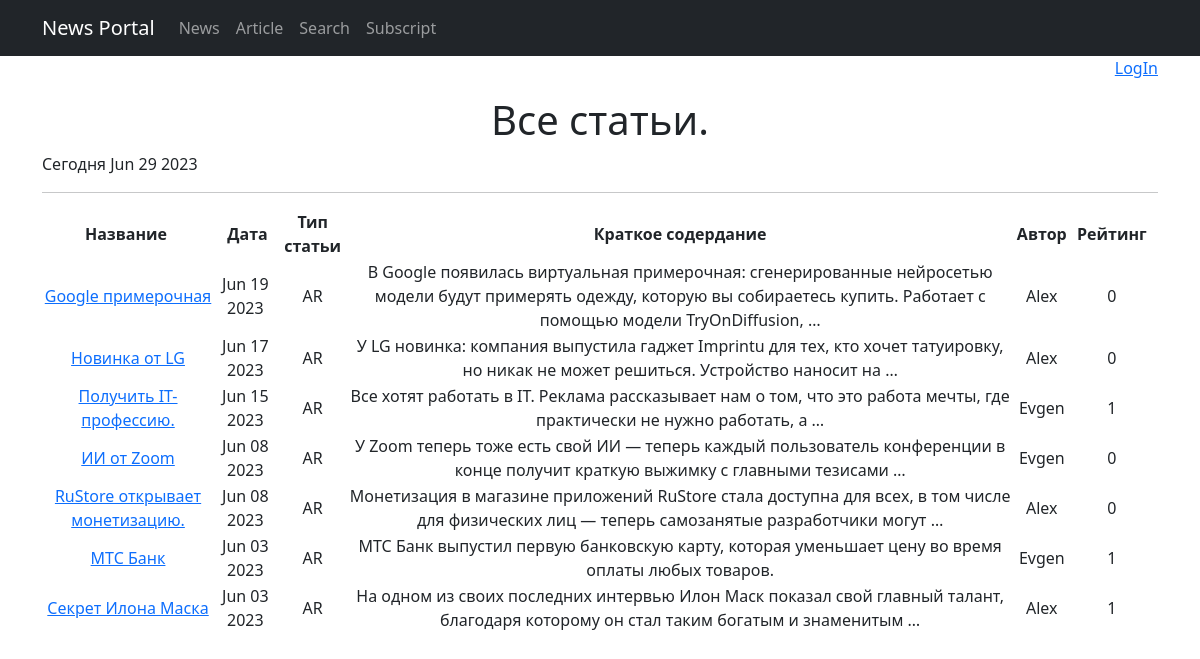
The app's page /article/ with its own data.
### news/models.py (models this page shows, shortened)
class Post(models.Model):
    postAuthor = models.ForeignKey(Author, on_delete=models.CASCADE)
    NEWS = 'NW'
    ARTICLE = 'AR'
    choose_post = (
        (NEWS, "Новость"),
        (ARTICLE, "Статья")
    )
    postType = models.CharField(max_length=2, choices=choose_post, default=NEWS)
    date_creation = models.DateTimeField(auto_now_add=True)
    postCategory = models.ManyToManyField(Category, through='PostCategory')
    title = models.CharField(max_length=128)
    text = models.TextField()
    rating = models.SmallIntegerField(default=0)
    def get_absolute_url(self):
        return reverse('news_detail', args=[str(self.id)])

class Author(models.Model):
    authorUser = models.OneToOneField(User, on_delete=models.CASCADE)
    rating = models.SmallIntegerField(default=0)

### news/views.py (the view)
# urls.py: path('article/', ArticleList.as_view()),
class ArticleList(ListView):
    model = Post
    ordering = 'postType'
    template_name = 'article.html'
    context_object_name = 'newses'
    def get_context_data(self, **kwargs):
        context = super().get_context_data(**kwargs)
        context['is_author'] = self.request.user.groups.filter(name='Authors').exists()
        context['is_authent'] = self.request.user.is_authenticated
        context['time_now'] = datetime.utcnow()
        return context

### templates/article.html (shortened to what this page needs)
{% extends 'flatpages/default.html' %}
{% load custom_filters %}
{% load custom_tegs %}
{% block content %}
{% if is_author %}
    <p style="text-align: right;">Вы вошли как автор: {{ request.user.username }}</p>
    <p style="text-align: right;"><a href="{% url 'logout' %}">LogOut</a> </p>
{% elif is_authent and not is_author %}
    <p style="text-align: right;">Вы вошли как пользователь: {{ request.user.username }}</p>
    <p style="text-align: right;"><a href="{% url 'logout' %}">LogOut</a> </p>
{% else %}
    <p style="text-align: right;">
    <a href="http://127.0.0.1:8000/accounts/login">LogIn</a>
    </p>
{% endif %}
<h1>Все статьи.</h1>
<p style="text-align: left;">Сегодня {{ time_now|date:'M d Y' }}</p>
<hr>
    {% if newses %}
        <table style="width:100%">
            <tr>
                <th>Название&nbsp;</th>
                <th>&nbsp;Дата</th>
                <th> Тип статьи </th>
                <th>&nbsp;Краткое содердание&nbsp;</th>
                <th>&nbsp;Автор&nbsp;</th>
                <th>&nbsp;Рейтинг&nbsp;</th>
            </tr>
            {% for news in newses|dictsortreversed:'date_creation' %}
                {% if news.postType == 'AR'%}
            <tr>
                <td><a href="{{ news.get_absolute_url }}">{{ news.title}}</a></td>
                <td>{{ news.date_creation|date:'M d Y' }}</td>
                <td>{{ news.postType }}</td>
                <td>{{ news.text|truncatewords:20 }}</td>
                <td>{{ news.postAuthor.authorUser.username }}</td>
                <td>{{ news.rating }}</td>
                <td><p>&nbsp;</p></td>
            </tr>
                {% endif %}
            {% endfor %}
        </table>
    {% else %}
       <h2>Новостей нет!</h2>
    {% endif %}
    <p>&nbsp;</p>
{% endblock content %}

### templates/flatpages/default.html (shortened to what this page needs)
<!DOCTYPE html>
<html lang="en">
    <head>
        {% load static %}
        <link href="{% static 'css/styles.css' %}" rel="stylesheet" />
    </head>
    <body>
        <nav class="navbar navbar-expand-lg navbar-dark bg-dark static-top">
            <div class="container">
                <a class="navbar-brand" href="#">News Portal</a>
                <div class="collapse navbar-collapse" id="navbarResponsive">
                    <ul class="navbar-nav ml-auto">
                        <li class="nav-item active">
                            <a class="nav-link" href="/news/">News
                            </a>
                        </li>
                        <li class="nav-item active">
                            <a class="nav-link" href="/article/">Article</a>
                        </li>
                        <li class="nav-item active">
                            <a class="nav-link" href="/news/search/">Search</a>
                        </li>
                        <li class="nav-item active">
                            <a class="nav-link" href="/subscriptions">Subscript</a>
                        </li>
                    </ul>
                </div>
            </div>
        </nav>
        <div class="container">
           <div class="row">
               <div class="col-lg-12 text-center">
                   {% block content %}{% endblock content %}
               </div>
           </div>
        </div>
    </body>
</html>

### records on screen
Post: title "Google примерочная", date_creation "Jun 19 2023", postType "AR", text "В Google появилась виртуальная примерочная: сгенерированные нейросетью модели будут примерять одежду, которую вы собираетесь купить. Работает с помощью модели TryOnDiffusion, …", postAuthor.authorUser.username "Alex", rating "0"
Post: title "Новинка от LG", date_creation "Jun 17 2023", postType "AR", text "У LG новинка: компания выпустила гаджет Imprintu для тех, кто хочет татуировку, но никак не может решиться. Устройство наносит на …", postAuthor.authorUser.username "Alex", rating "0"
Post: title "Получить IT-профессию.", date_creation "Jun 15 2023", postType "AR", text "Все хотят работать в IT. Реклама рассказывает нам о том, что это работа мечты, где практически не нужно работать, а …", postAuthor.authorUser.username "Evgen", rating "1"
Post: title "ИИ от Zoom", date_creation "Jun 08 2023", postType "AR", text "У Zoom теперь тоже есть свой ИИ — теперь каждый пользователь конференции в конце получит краткую выжимку с главными тезисами …", postAuthor.authorUser.username "Evgen", rating "0"
Post: title "RuStore открывает монетизацию.", date_creation "Jun 08 2023", postType "AR", text "Монетизация в магазине приложений RuStore стала доступна для всех, в том числе для физических лиц — теперь самозанятые разработчики могут …", postAuthor.authorUser.username "Alex", rating "0"
Post: title "МТС Банк", date_creation "Jun 03 2023", postType "AR", text "МТС Банк выпустил первую банковскую карту, которая уменьшает цену во время оплаты любых товаров.", postAuthor.authorUser.username "Evgen", rating "1"
Post: title "Секрет Илона Маска", date_creation "Jun 03 2023", postType "AR", text "На одном из своих последних интервью Илон Маск показал свой главный талант, благодаря которому он стал таким богатым и знаменитым …", postAuthor.authorUser.username "Alex", rating "1"

### other values on screen
{{ time_now|date:'M d Y' }} "Jun 29 2023"
